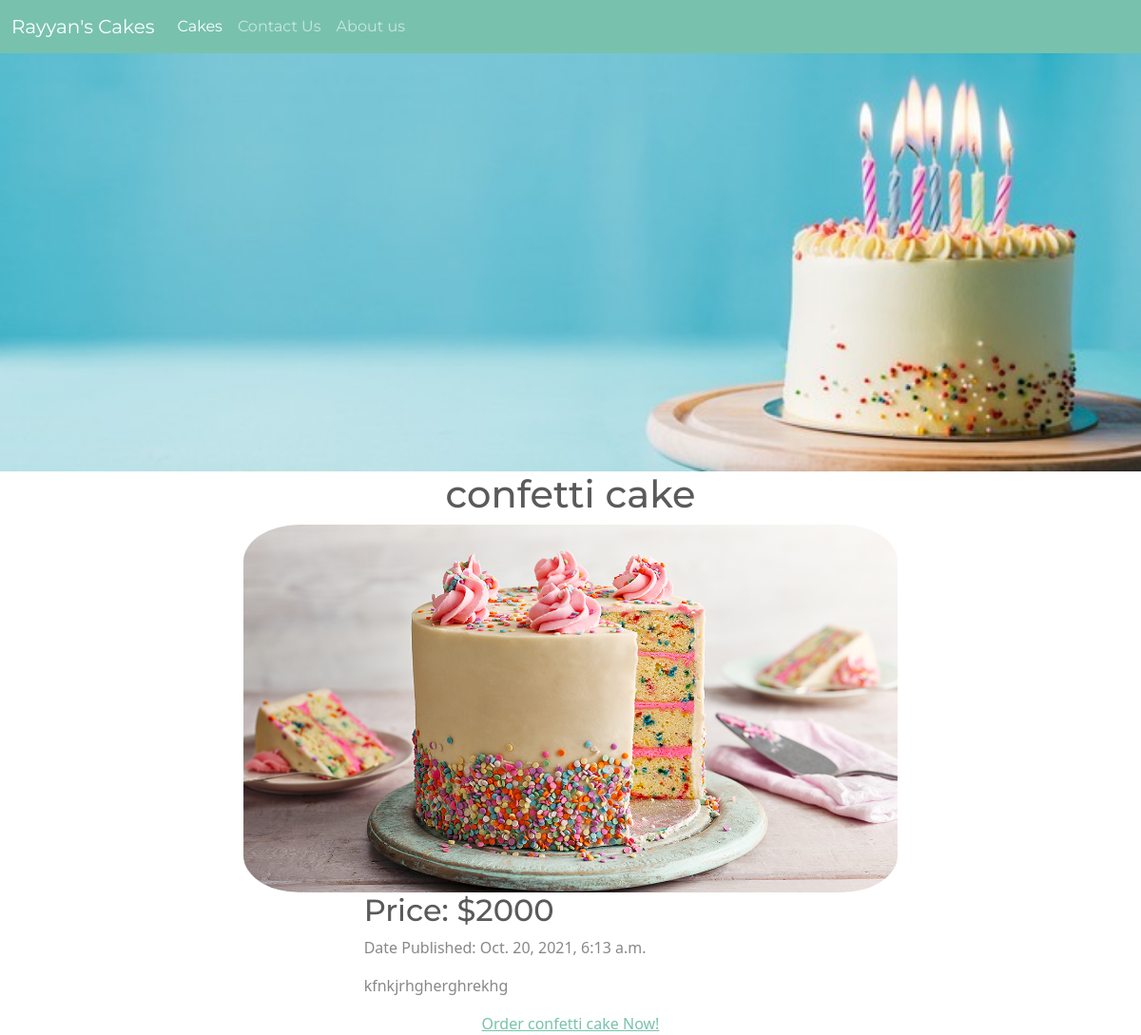
Page /cakes/2/ on the earlier database version.
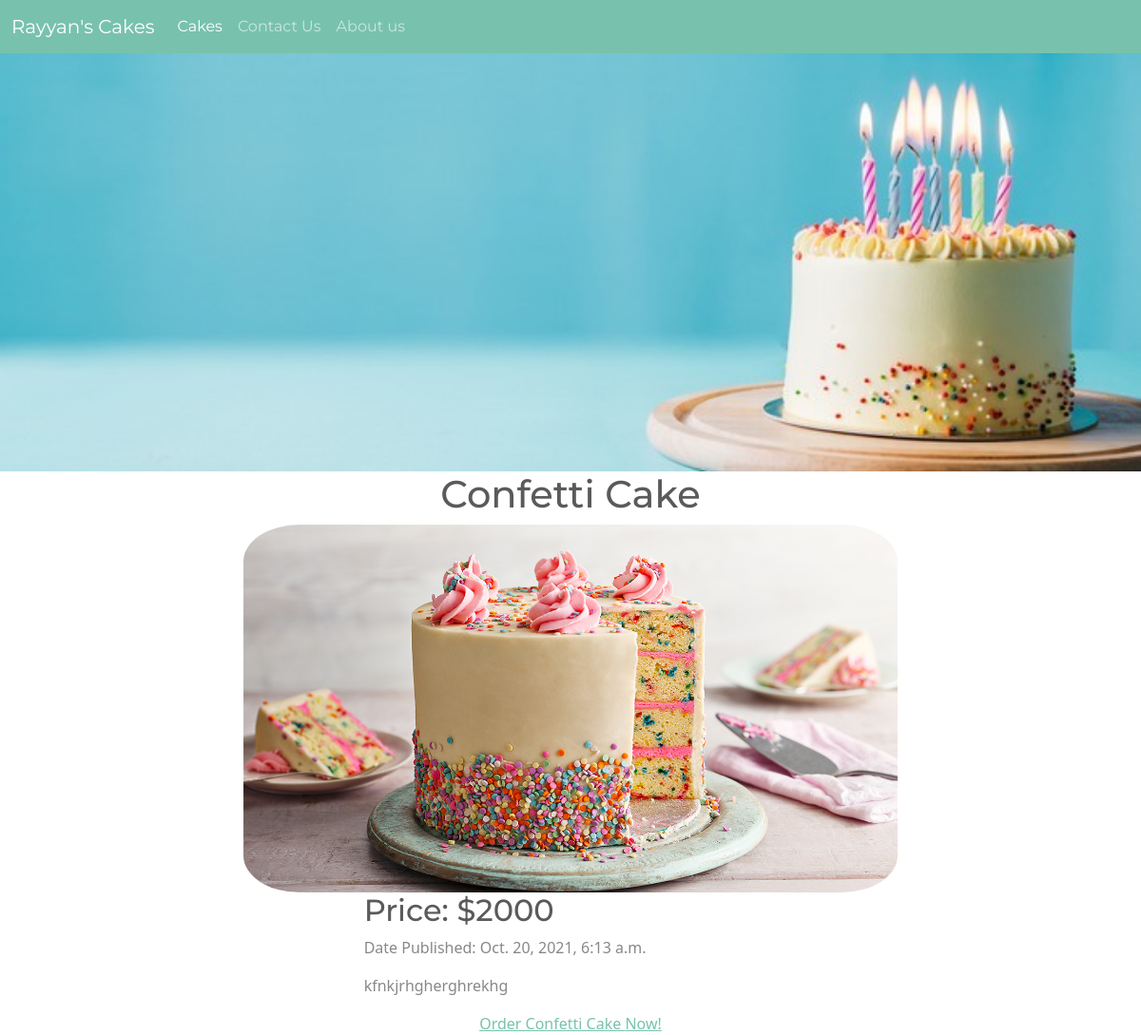
Same page on the later database version.
### cakes/models.py (models this page shows, shortened)
class Cake(models.Model):
    name = models.CharField(max_length=30)
    pub_date = models.DateTimeField('Date Uploaded')
    price = models.IntegerField()
    picture_name = models.CharField(max_length=50)
    description = models.CharField(max_length=100)
    cooking_time = models.IntegerField()

### cakes/views.py (the view)
# urls.py: path('<int:cake_id>/', views.detail, name='detail'),
def detail(request, cake_id):
    cake = get_object_or_404(Cake, pk=cake_id)
    return render(request, 'cakes/detail.html', {'cake':cake})

### cakes/templates/cakes/detail.html (shortened to what this page needs)
<!DOCTYPE html>
<html lang="en">
<head>
    {% load static %}
    <link rel="stylesheet"  href="{%  static  'style.css'  %}">
</head>
<body>
    <div>
        <nav class="navbar navbar-expand-lg navbar-dark bg-primary">
            <div class="container-fluid">
              <a class="navbar-brand" href="#">Rayyan's Cakes</a>
              <div class="collapse navbar-collapse" id="navbarColor01">
                <ul class="navbar-nav me-auto">
                  <li class="nav-item">
                    <a class="nav-link active" href="{% url 'cakes:index' %}">Cakes
                    </a>
                  </li>
                  <li class="nav-item">
                    <a class="nav-link" href="#">Contact Us</a>
                  </li>
                  <li class="nav-item">
                    <a class="nav-link" href="#">About us</a>
                  </li>
                </ul>
              </div>
            </div>
          </nav>
          <img src="{% get_static_prefix %}cakes/birthday.jpeg" alt="banner image of a cake" style="width: 100%;">
    </div>
    <div class="container">
        <div class="row">
            <div class="col"></div>
            <div class="col-8">
                <h1 style="text-align: center;">{{ cake.name }}</h1>
                <div class="container">
                    <div class="row">
                        <img src="{% get_static_prefix %}cakes/{{ cake.picture_name }}.jpg" alt="" style="border-radius: 10%;">
                    </div>
                </div>
                <div class="row">
                    <div class="col"></div>
                    <div class="col-8">
                        <div class="container">
                            <div class="row">
                                <h2>Price: ${{ cake.price }}</h2>
                                <p>Date Published: {{ cake.pub_date }}</p>
                                <p>{{ cake.description }}</p>
                                <a href="{% url 'cakes:order' cake.id %}", style="text-align: center;">Order {{ cake.name }} Now!</a>
                            </div>
                        </div>
                    </div>
                    <div class="col"></div>
                </div>
            </div>
            <div class="col"></div>
        </div>
    </div>
</body>
</html>

Differences in the rows shown:
changed Cake "kfnkjrhgherghrekhg": name "confetti cake" → "Confetti Cake"
